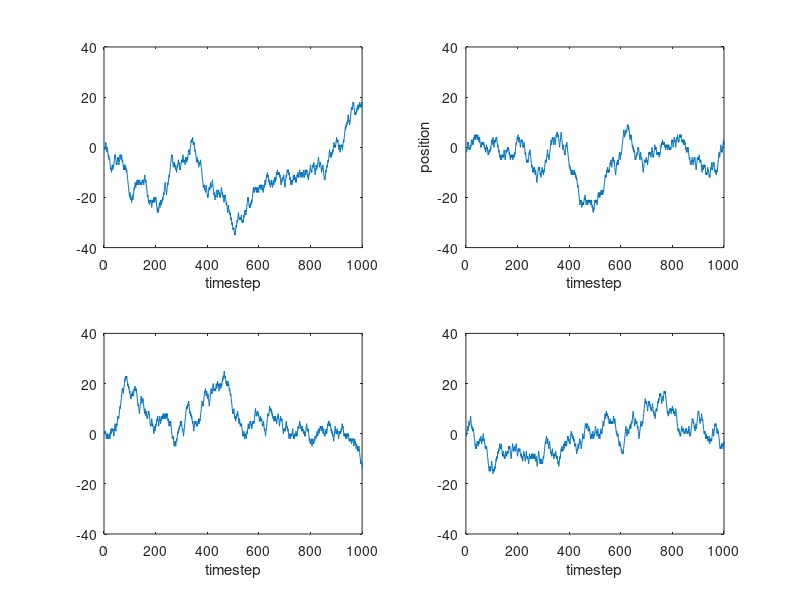
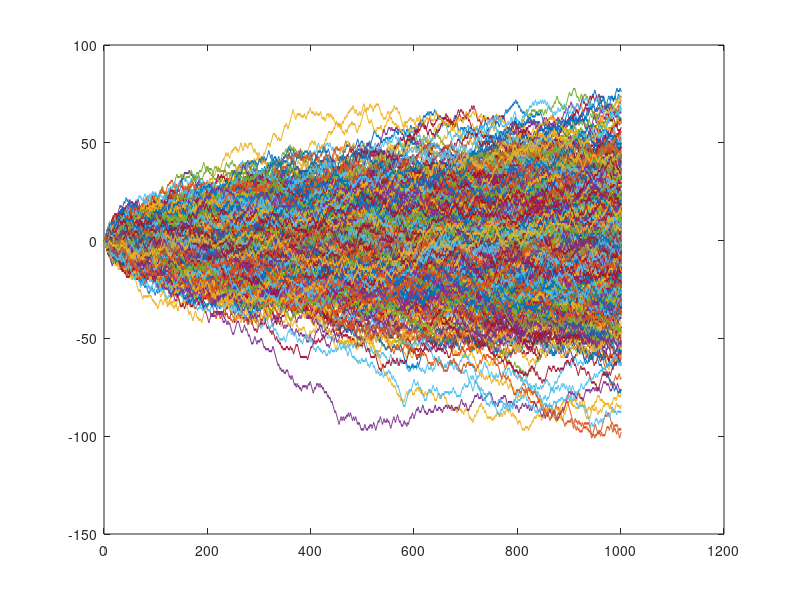

Here is the MATLAB script that generated these plots, in order: (Note: this script raises an error after producing the figures.)
%% Load a file
load('randomwalk.mat');

%% Figure

fig1 = figure(1);

%% Plot a trajectory

plot(X(14,:)) %%the plot function reads the X data of row 1 of randomwalk.mat and plots it 
%%plot(X(100,:))

%% Plot 4 trajectories

ax = [];

ax(1) = subplot(222); %%subplot(abc) where a = # r, b = #c, c = which one
plot(X(1,:));
ax(2) = subplot(221);
plot(X(2,:));
ax(3) = subplot(223);
plot(X(3,:));
ax(4) = subplot(224);
plot(X(4,:));

%% Plot limits

xlim([0 1000])

%% Make labels

xlabel(ax(1), 'timesteps');
ylabel(ax(1), 'position');

%% Make a loop

for number = 1:4
    xlim(ax(number),[0,1000])
    ylim(ax(number),[-40,40])
    xlabel(ax(number),'timestep')
end

%% Plot multiple traces

fig2 = figure(2);

%%plot(X(1:5,:));

for i = 1:501
    plot(X(i,:))
    hold on
    
end

hold off
legend









